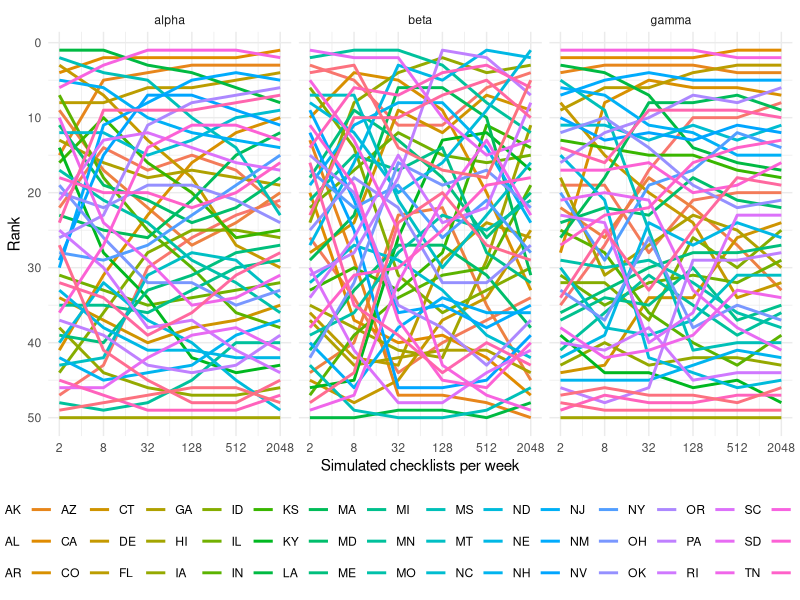

This figure's R source:
library(tidyverse)
library(stringr)

res <- read_csv("data/Simulation_Results.csv")

se <- function(x) {
  sd(x)/sqrt(length(x))
}

View(
res %>%
  group_by(location, n_checklists_per_week) %>%
  summarise_each(
    funs(mean,se),
    alpha,
    beta,
    gamma
  )
)

ranks <- res %>%
  group_by(location, n_checklists_per_week) %>%
  summarise_each(
    funs(mean),
    alpha,
    beta,
    gamma
  ) %>%
  ungroup() %>%
  mutate(location = str_replace(location,"US-","")) %>%
  gather(key = "diversity_metric", value = "value", alpha,gamma,beta) %>%
  group_by(n_checklists_per_week,diversity_metric) %>%
  arrange(desc(value)) %>%
  mutate(rank = row_number()) %>%
  ungroup

ranks %>%
  ggplot(aes(x = as.numeric(as.factor(n_checklists_per_week)), y = rank)) +
  geom_line(aes(color = location), size = 1) +
  scale_y_reverse() +
  scale_x_continuous(
    breaks = as.numeric(as.factor(unique(res$n_checklists_per_week))),
    labels = unique(res$n_checklists_per_week)
  ) +
  labs(
    x = "Simulated checklists per week",
    y = "Rank",
    color = "US State"
  ) +
  theme_minimal() +
  facet_wrap(~diversity_metric) +
  theme(legend.position = "bottom") +
  guides(color = guide_legend(nrow = 3))

rank_table <- ranks %>%
  select(location, n_checklists_per_week, diversity_metric, rank) %>%
  filter(diversity_metric == "beta") %>%
  spread(key = n_checklists_per_week, value = rank)

View(
  rank_table
)

rank_table %>% select(`2`:`2048`) %>% cor
